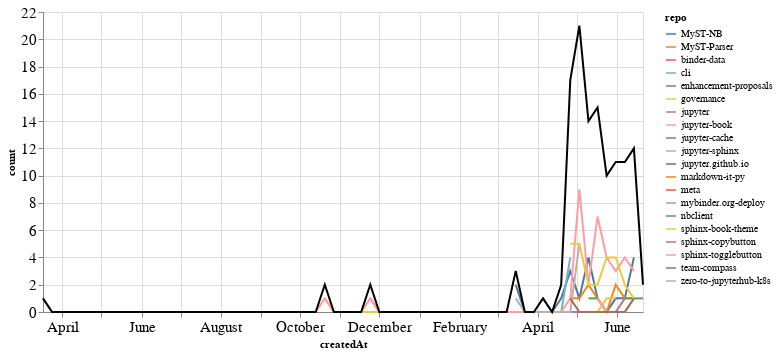

Notebook cell for this chart:
### Markdown cell above
## PRs

### Code cell
prs_time = prs.groupby('repo').resample('W', on='createdAt').count()['author'].reset_index()
prs_time = prs_time.rename(columns={'author': 'count'})
prs_time_total = prs_time.groupby('createdAt').agg({"count": "sum"}).reset_index()

ch1 = alt.Chart(prs_time, width=600).mark_line().encode(
    x='createdAt',
    y='count',
    color='repo',
    tooltip="repo"
)

ch2 = alt.Chart(prs_time_total, width=600).mark_line(color="black").encode(
    x='createdAt',
    y='count',
)

ch1 + ch2

### Figure 1 — Vega-Lite specification as saved in the notebook (floating-point values rounded to 4 significant figures; data arrays with more than 128 entries replaced by an {"elided": "..."} marker saying what was removed)
{"config": {"axisLeft": {"labelFontSize": 15}, "axisBottom": {"labelFontSize": 15}}, "layer": [{"data": {"name": "data-28598ebf389a72d98d5e4145ea9e3ba1"}, "mark": "line", "encoding": {"color": {"type": "nominal", "field": "repo"}, "tooltip": {"type": "nominal", "field": "repo"}, "x": {"type": "temporal", "field": "createdAt"}, "y": {"type": "quantitative", "field": "count"}}, "width": 600}, {"data": {"name": "data-927404136638b28801455026313dc6ab"}, "mark": {"type": "line", "color": "black"}, "encoding": {"x": {"type": "temporal", "field": "createdAt"}, "y": {"type": "quantitative", "field": "count"}}, "width": 600}], "$schema": "https://vega.github.io/schema/vega-lite/v4.8.1.json", "datasets": {"data-28598ebf389a72d98d5e4145ea9e3ba1": {"elided": "196 records"}, "data-927404136638b28801455026313dc6ab": [{"createdAt": "2019-03-17T00:00:00", "count": 1}, {"createdAt": "2019-03-24T00:00:00", "count": 0}, {"createdAt": "2019-03-31T00:00:00", "count": 0}, {"createdAt": "2019-04-07T00:00:00", "count": 0}, {"createdAt": "2019-04-14T00:00:00", "count": 0}, {"createdAt": "2019-04-21T00:00:00", "count": 0}, {"createdAt": "2019-04-28T00:00:00", "count": 0}, {"createdAt": "2019-05-05T00:00:00", "count": 0}, {"createdAt": "2019-05-12T00:00:00", "count": 0}, {"createdAt": "2019-05-19T00:00:00", "count": 0}, {"createdAt": "2019-05-26T00:00:00", "count": 0}, {"createdAt": "2019-06-02T00:00:00", "count": 0}, {"createdAt": "2019-06-09T00:00:00", "count": 0}, {"createdAt": "2019-06-16T00:00:00", "count": 0}, {"createdAt": "2019-06-23T00:00:00", "count": 0}, {"createdAt": "2019-06-30T00:00:00", "count": 0}, {"createdAt": "2019-07-07T00:00:00", "count": 0}, {"createdAt": "2019-07-14T00:00:00", "count": 0}, {"createdAt": "2019-07-21T00:00:00", "count": 0}, {"createdAt": "2019-07-28T00:00:00", "count": 0}, {"createdAt": "2019-08-04T00:00:00", "count": 0}, {"createdAt": "2019-08-11T00:00:00", "count": 0}, {"createdAt": "2019-08-18T00:00:00", "count": 0}, {"createdAt": "2019-08-25T00:00:00", "count": 0}, {"createdAt": "2019-09-01T00:00:00", "count": 0}, {"createdAt": "2019-09-08T00:00:00", "count": 0}, {"createdAt": "2019-09-15T00:00:00", "count": 0}, {"createdAt": "2019-09-22T00:00:00", "count": 0}, {"createdAt": "2019-09-29T00:00:00", "count": 0}, {"createdAt": "2019-10-06T00:00:00", "count": 0}, {"createdAt": "2019-10-13T00:00:00", "count": 0}, {"createdAt": "2019-10-20T00:00:00", "count": 2}, {"createdAt": "2019-10-27T00:00:00", "count": 0}, {"createdAt": "2019-11-03T00:00:00", "count": 0}, {"createdAt": "2019-11-10T00:00:00", "count": 0}, {"createdAt": "2019-11-17T00:00:00", "count": 0}, {"createdAt": "2019-11-24T00:00:00", "count": 2}, {"createdAt": "2019-12-01T00:00:00", "count": 0}, {"createdAt": "2019-12-08T00:00:00", "count": 0}, {"createdAt": "2019-12-15T00:00:00", "count": 0}, {"createdAt": "2019-12-22T00:00:00", "count": 0}, {"createdAt": "2019-12-29T00:00:00", "count": 0}, {"createdAt": "2020-01-05T00:00:00", "count": 0}, {"createdAt": "2020-01-12T00:00:00", "count": 0}, {"createdAt": "2020-01-19T00:00:00", "count": 0}, {"createdAt": "2020-01-26T00:00:00", "count": 0}, {"createdAt": "2020-02-02T00:00:00", "count": 0}, {"createdAt": "2020-02-09T00:00:00", "count": 0}, {"createdAt": "2020-02-16T00:00:00", "count": 0}, {"createdAt": "2020-02-23T00:00:00", "count": 0}, {"createdAt": "2020-03-01T00:00:00", "count": 0}, {"createdAt": "2020-03-08T00:00:00", "count": 0}, {"createdAt": "2020-03-15T00:00:00", "count": 3}, {"createdAt": "2020-03-22T00:00:00", "count": 0}, {"createdAt": "2020-03-29T00:00:00", "count": 0}, {"createdAt": "2020-04-05T00:00:00", "count": 1}, {"createdAt": "2020-04-12T00:00:00", "count": 0}, {"createdAt": "2020-04-19T00:00:00", "count": 2}, {"createdAt": "2020-04-26T00:00:00", "count": 17}, {"createdAt": "2020-05-03T00:00:00", "count": 21}, {"createdAt": "2020-05-10T00:00:00", "count": 14}, {"createdAt": "2020-05-17T00:00:00", "count": 15}, {"createdAt": "2020-05-24T00:00:00", "count": 10}, {"createdAt": "2020-05-31T00:00:00", "count": 11}, {"createdAt": "2020-06-07T00:00:00", "count": 11}, {"createdAt": "2020-06-14T00:00:00", "count": 12}, {"createdAt": "2020-06-21T00:00:00", "count": 2}]}}
